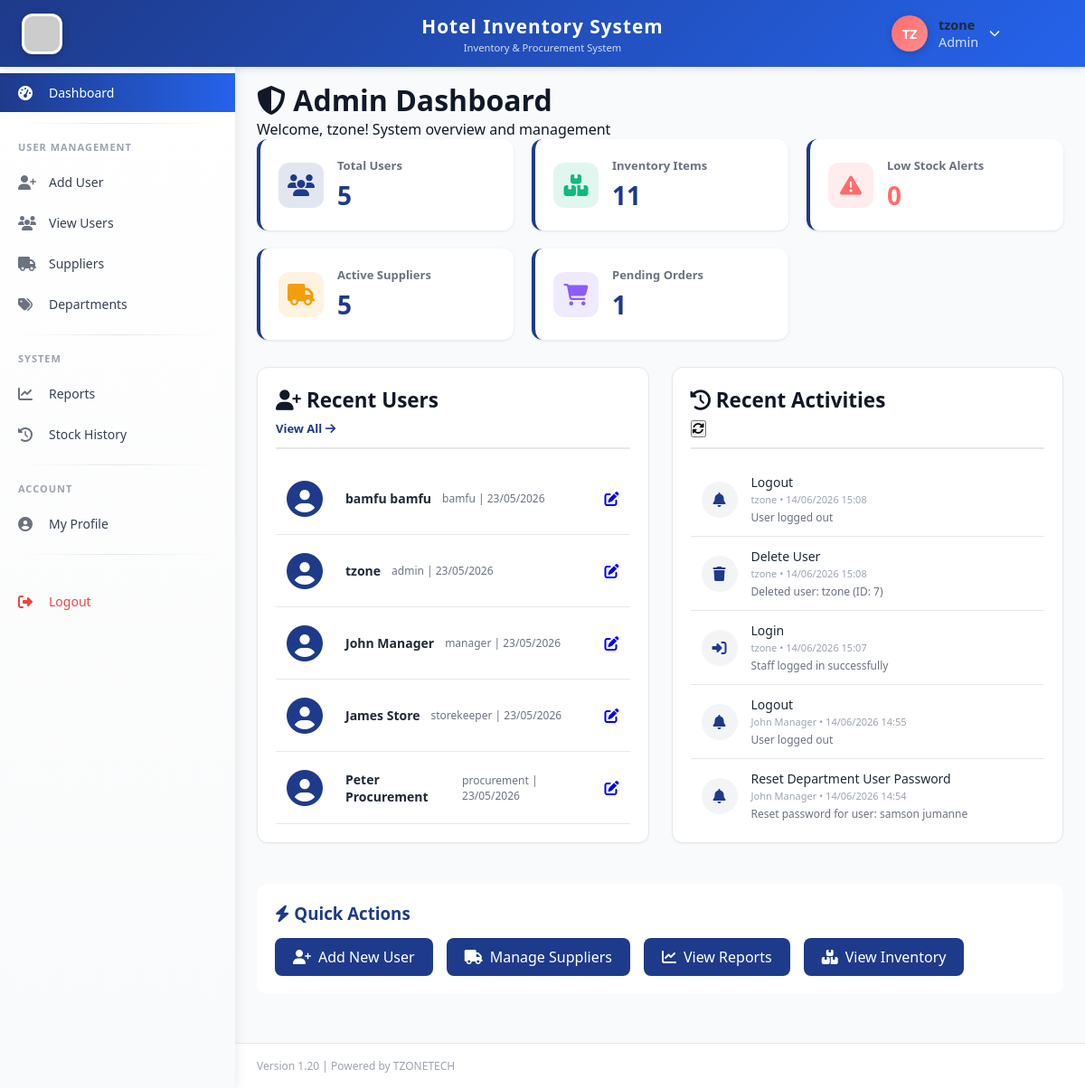
Page /admin/dashboard.php (signed in) on the committed database.
### tables this page shows
CREATE TABLE `users` (
  `id` int(11) NOT NULL,
  `fullname` varchar(100) NOT NULL,
  `username` varchar(50) NOT NULL,
  `password` varchar(255) NOT NULL,
  `email` varchar(100) NOT NULL,
  `phone` varchar(20) DEFAULT NULL,
  `role_id` int(11) NOT NULL,
  `status` enum('active','inactive') DEFAULT 'active',
  `created_at` timestamp NOT NULL DEFAULT current_timestamp(),
  `phone_verified` tinyint(4) DEFAULT 0,
  `reset_token` varchar(100) DEFAULT NULL,
  `reset_expires` datetime DEFAULT NULL,
  `profile_picture` varchar(255) DEFAULT NULL,
  `updated_at` timestamp NOT NULL DEFAULT current_timestamp() ON UPDATE current_timestamp()
);

CREATE TABLE `system_logs` (
  `id` int(11) NOT NULL,
  `user_id` int(11) DEFAULT NULL,
  `action` varchar(255) DEFAULT NULL,
  `details` text DEFAULT NULL,
  `ip_address` varchar(45) DEFAULT NULL,
  `created_at` timestamp NOT NULL DEFAULT current_timestamp()
);

### admin/dashboard.php (the view, shortened to what this page needs)
<?php
require_once '../includes/auth_check.php';
$stats = [];
$result = $db->query("SELECT COUNT(*) as count FROM users");
$stats['total_users'] = $result->fetch_assoc()['count'];
$result = $db->query("SELECT COUNT(*) as count FROM inventory_items WHERE status = 'active'");
$stats['total_items'] = $result->fetch_assoc()['count'];
$result = $db->query("SELECT COUNT(*) as count FROM inventory_items WHERE current_stock <= minimum_stock");
$stats['low_stock'] = $result->fetch_assoc()['count'];
$result = $db->query("SELECT COUNT(*) as count FROM suppliers WHERE status = 'active'");
$stats['total_suppliers'] = $result->fetch_assoc()['count'];
$result = $db->query("SELECT COUNT(*) as count FROM purchase_orders WHERE status = 'pending'");
$stats['pending_po'] = $result->fetch_assoc()['count'];
$recent_users = $db->query("SELECT id, fullname, username, email, created_at FROM users ORDER BY created_at DESC LIMIT 5")->fetch_all(MYSQLI_ASSOC);
$recent_activities = $db->query("SELECT l.*, u.fullname FROM system_logs l JOIN users u ON l.user_id = u.id ORDER BY l.created_at DESC LIMIT 10")->fetch_all(MYSQLI_ASSOC);
include '../templates/header.php';
include '../templates/sidebar.php';
?>
<div class="main-content">
    <div class="page-header">
        <h1><i class="fas fa-shield-alt"></i> Admin Dashboard</h1>
        <p>Welcome, <?php echo htmlspecialchars($_SESSION['fullname']); ?>! System overview and management</p>
    </div>
    <div class="stats-grid">
        <div class="stat-card">
            <div class="stat-icon" style="background: #1E3A8A20;">
                <i class="fas fa-users" style="color: #1E3A8A;"></i>
            </div>
            <div class="stat-info">
                <h3>Total Users</h3>
                <div class="stat-number"><?php echo $stats['total_users']; ?></div>
            </div>
        </div>
        <div class="stat-card">
            <div class="stat-icon" style="background: #10B98120;">
                <i class="fas fa-boxes" style="color: #10B981;"></i>
            </div>
            <div class="stat-info">
                <h3>Inventory Items</h3>
                <div class="stat-number"><?php echo $stats['total_items']; ?></div>
            </div>
        </div>
        <div class="stat-card">
            <div class="stat-icon" style="background: #FF6B6B20;">
                <i class="fas fa-exclamation-triangle" style="color: #FF6B6B;"></i>
            </div>
            <div class="stat-info">
                <h3>Low Stock Alerts</h3>
                <div class="stat-number" style="color: #FF6B6B;"><?php echo $stats['low_stock']; ?></div>
            </div>
        </div>
        <div class="stat-card">
            <div class="stat-icon" style="background: #F59E0B20;">
                <i class="fas fa-truck" style="color: #F59E0B;"></i>
            </div>
            <div class="stat-info">
                <h3>Active Suppliers</h3>
                <div class="stat-number"><?php echo $stats['total_suppliers']; ?></div>
            </div>
        </div>
        <div class="stat-card">
            <div class="stat-icon" style="background: #8B5CF620;">
                <i class="fas fa-shopping-cart" style="color: #8B5CF6;"></i>
            </div>
            <div class="stat-info">
                <h3>Pending Orders</h3>
                <div class="stat-number"><?php echo $stats['pending_po']; ?></div>
            </div>
        </div>
    </div>
    <div class="two-columns">
        <div class="card">
            <div class="card-header">
                <h3><i class="fas fa-user-plus"></i> Recent Users</h3>
                <a href="view_users.php" class="btn-link">View All <i class="fas fa-arrow-right"></i></a>
            </div>
            <div class="card-body">
                <div class="user-list">
                    <?php foreach($recent_users as $user): ?>
                        <div class="user-item">
                            <div class="user-avatar">
                                <i class="fas fa-user-circle"></i>
                            </div>
                            <div class="user-info">
                                <div class="user-name"><?php echo htmlspecialchars($user['fullname']); ?></div>
                                <div class="user-email"><?php echo htmlspecialchars($user['username']); ?> | <?php echo date('d/m/Y', strtotime($user['created_at'])); ?></div>
                            </div>
                            <div class="user-actions">
                                <a href="edit_user.php?id=<?php echo $user['id']; ?>" class="btn-icon">
                                    <i class="fas fa-edit"></i>
                                </a>
                            </div>
                        </div>
                    <?php endforeach; ?>
                </div>
            </div>
        </div>
        <div class="card">
            <div class="card-header">
                <h3><i class="fas fa-history"></i> Recent Activities</h3>
                <button onclick="refreshLogs()" class="btn-icon"><i class="fas fa-sync-alt"></i></button>
            </div>
            <div class="card-body">
                <div class="activity-list">
                    <?php foreach($recent_activities as $activity): ?>
                        <div class="activity-item">
                            <div class="activity-icon">
                                <?php
                                    $icon = 'fa-info-circle';
                                    if(strpos($activity['action'], 'Login') !== false) $icon = 'fa-sign-in-alt';
                                    elseif(strpos($activity['action'], 'Add') !== false) $icon = 'fa-plus-circle';
                                    elseif(strpos($activity['action'], 'Delete') !== false) $icon = 'fa-trash';
                                    elseif(strpos($activity['action'], 'Update') !== false) $icon = 'fa-edit';
                                    elseif(strpos($activity['action'], 'Stock') !== false) $icon = 'fa-boxes';
                                    else $icon = 'fa-bell';
                                ?>
                                <i class="fas <?php echo $icon; ?>"></i>
                            </div>
                            <div class="activity-details">
                                <div class="activity-action"><?php echo htmlspecialchars($activity['action']); ?></div>
                                <div class="activity-meta">
                                    <?php echo htmlspecialchars($activity['fullname']); ?> •
                                    <?php echo date('d/m/Y H:i', strtotime($activity['created_at'])); ?>
                                </div>
                                <?php if($activity['details']): ?>
                                    <div class="activity-detail"><?php echo htmlspecialchars($activity['details']); ?></div>
                                <?php endif; ?>
                            </div>
                        </div>
                    <?php endforeach; ?>
                </div>
            </div>
        </div>
    </div>
    <div class="quick-actions">
        <h3><i class="fas fa-bolt"></i> Quick Actions</h3>
        <div class="action-buttons">
            <a href="add_user.php" class="action-btn">
                <i class="fas fa-user-plus"></i> Add New User
            </a>
            <a href="../manager/suppliers.php" class="action-btn">
                <i class="fas fa-truck"></i> Manage Suppliers
            </a>
            <a href="../manager/reports.php" class="action-btn">
                <i class="fas fa-chart-line"></i> View Reports
            </a>
            <a href="../storekeeper/view_items.php" class="action-btn">
                <i class="fas fa-boxes"></i> View Inventory
            </a>
        </div>
    </div>
</div>
<?php include '../templates/footer.php'; ?>

### templates/header.php (shortened to what this page needs)
<!DOCTYPE html>
<html lang="en">
<head>
    <link rel="stylesheet" href="https://cdnjs.cloudflare.com/ajax/libs/font-awesome/6.4.0/css/all.min.css">
    <link rel="stylesheet" href="<?php echo APP_URL; ?>/assets/css/style.css">
</head>
<body>
    <div class="top-header">
        <div class="header-left">
            <img src="<?php echo APP_URL; ?>/assets/images/hotel.jpg" alt="Hotel Logo" class="logo-img" onerror="this.src='https://via.placeholder.com/45x45?text=H'">
        </div>
        <div class="header-center">
            <div class="app-title"><?php echo APP_NAME; ?></div>
            <div class="app-subtitle">Inventory & Procurement System</div>
        </div>
        <div class="header-right">
            <div class="user-info" id="userInfoBtn">
                <div class="user-avatar-circle" id="userAvatar">
                    <?php
                    $user_id = $_SESSION['user_id'] ?? 0;
                    $profile_pic = '';
                    $fullname = $_SESSION['fullname'] ?? 'User';
                    if ($user_id > 0 && isset($db)) {
                        $pic_sql = "SELECT profile_picture, fullname FROM users WHERE id = ?";
                        $pic_stmt = $db->prepare($pic_sql);
                        $pic_stmt->bind_param("i", $user_id);
                        $pic_stmt->execute();
                        $pic_result = $pic_stmt->get_result();
                        if ($pic_row = $pic_result->fetch_assoc()) {
                            $profile_pic = $pic_row['profile_picture'];
                            $fullname = $pic_row['fullname'];
                        }
                    }
                    $profile_pic_path = '';
                    if ($profile_pic_path && !empty($profile_pic)):
                    ?>
                        <img src="<?php echo $profile_pic_path; ?>?t=<?php echo time(); ?>" alt="Profile" id="headerProfileImg">
                    <?php else:
                        $name_parts = explode(' ', $fullname);
                        $initial = strtoupper(substr($name_parts[0], 0, 1));
                        if (isset($name_parts[1])) {
                            $initial .= strtoupper(substr($name_parts[1], 0, 1));
                        } else if (strlen($name_parts[0]) > 1) {
                            $initial .= strtoupper(substr($name_parts[0], 1, 1));
                        } else {
                            $initial .= strtoupper(substr($fullname, 0, 1));
                        }
                    ?>
                        <span id="headerInitials"><?php echo $initial; ?></span>
                    <?php endif; ?>
                </div>
                <div class="user-details">
                    <span class="user-name" id="headerUserName"><?php echo htmlspecialchars($fullname); ?></span>
                    <span class="user-role"><?php echo $_SESSION['role'] ?? 'Guest'; ?></span>
                </div>
                <i class="fas fa-chevron-down" style="font-size: 12px;"></i>
            </div>
        </div>
    </div>

### assets/css/style.css (style rules this page uses)
:root { --primary-dark: #1E3A8A; --primary-light: #2563EB; --accent: #FF6B6B; --accent-dark: #e55a5a; --bg-light: #F9FAFB; --white: #FFFFFF; --text-dark: #111827; --text-muted: #6B7280; --border: #E5E7EB; --shadow-sm: 0 1px 2px 0 rgba(0, 0, 0, 0.05); --shadow-md: 0 4px 6px -1px rgba(0, 0, 0, 0.1); --shadow-lg: 0 10px 15px -3px rgba(0, 0, 0, 0.1); --success: #10B981; --warning: #F59E0B; --danger: #EF4444; --info: #3B82F6; }
* { margin: 0; padding: 0; box-sizing: border-box; }
body { font-family: 'Segoe UI', Tahoma, Geneva, Verdana, sans-serif; background: var(--bg-light); color: var(--text-dark); }
.top-header { background: var(--primary-dark); color: white; padding: 12px 24px; position: fixed; top: 0; left: 0; right: 0; z-index: 1000; display: flex; justify-content: space-between; align-items: center; box-shadow: var(--shadow-md); }
.user-info { display: flex; align-items: center; gap: 20px; }
.user-info span { font-size: 0.9rem; }
.main-content { margin-left: 260px; margin-top: 65px; padding: 24px; min-height: calc(100vh - 65px); }
.card { background: var(--white); border-radius: 12px; box-shadow: var(--shadow-sm); padding: 20px; margin-bottom: 20px; border: 1px solid var(--border); }
.card-header { font-size: 1.2rem; font-weight: 600; margin-bottom: 15px; padding-bottom: 10px; border-bottom: 2px solid var(--border); }
.stat-card { background: var(--white); border-radius: 12px; padding: 20px; box-shadow: var(--shadow-md); border-left: 4px solid var(--primary-dark); }
.stat-card h3 { font-size: 0.85rem; color: var(--text-muted); margin-bottom: 10px; }

### templates/header.php (style rules this page uses)
* { margin: 0; padding: 0; box-sizing: border-box; }
body { font-family: 'Segoe UI', Tahoma, Geneva, Verdana, sans-serif; background: #F9FAFB; color: #111827; }
.top-header { background: linear-gradient(135deg, #1E3A8A 0%, #2563EB 100%); color: white; padding: 12px 24px; position: fixed; top: 0; left: 0; right: 0; z-index: 1000; display: flex; justify-content: space-between; align-items: center; box-shadow: 0 2px 10px rgba(0,0,0,0.1); }
.header-left { display: flex; align-items: center; gap: 15px; min-width: 200px; }
.logo-img { width: 45px; height: 45px; border-radius: 12px; object-fit: cover; box-shadow: 0 2px 8px rgba(0,0,0,0.2); background: white; padding: 3px; }
.header-center { flex: 1; text-align: center; }
.app-title { font-size: 1.3rem; font-weight: 700; letter-spacing: 1px; }
.app-subtitle { font-size: 0.7rem; opacity: 0.8; margin-top: 2px; }
.header-right { display: flex; align-items: center; gap: 20px; min-width: 200px; justify-content: flex-end; }
.user-info { display: flex; align-items: center; gap: 12px; cursor: pointer; position: relative; padding: 5px 10px; border-radius: 40px; transition: background 0.3s; }
.user-avatar-circle { width: 40px; height: 40px; border-radius: 50%; background: linear-gradient(135deg, #FF6B6B, #ff8e8e); display: flex; align-items: center; justify-content: center; font-weight: 700; font-size: 18px; color: white; text-transform: uppercase; box-shadow: 0 2px 8px rgba(0,0,0,0.2); overflow: hidden; }
.user-details { display: flex; flex-direction: column; }
.user-name { font-size: 14px; font-weight: 600; }
.user-role { font-size: 11px; opacity: 0.8; }
.main-content { margin-left: 260px; margin-top: 65px; padding: 24px; min-height: calc(100vh - 65px); }

### templates/footer.php (style rules this page uses)
.btn-primary, .btn-secondary, .action-btn { transition: all 0.3s cubic-bezier(0.4, 0, 0.2, 1); }
.card { transition: transform 0.2s, box-shadow 0.2s; }

### rows in the picture
users: fullname "TZ", fullname "tzone", username "admin", created_at "23/05/2026"
users: fullname "bamfu bamfu", username "bamfu", created_at "23/05/2026"
users: fullname "John Manager", username "manager", created_at "23/05/2026"
users: fullname "James Store", username "storekeeper", created_at "23/05/2026"
users: fullname "Peter Procurement", username "procurement", created_at "23/05/2026"
system_logs: action "Logout", user.fullname "tzone", created_at "14/06/2026 15:08", details "User logged out"
system_logs: action "Delete User", user.fullname "tzone", created_at "14/06/2026 15:08", details "Deleted user: tzone (ID: 7)"
system_logs: action "Login", user.fullname "tzone", created_at "14/06/2026 15:07", details "Staff logged in successfully"
system_logs: action "Logout", user.fullname "John Manager", created_at "14/06/2026 14:55", details "User logged out"
system_logs: action "Reset Department User Password", user.fullname "John Manager", created_at "14/06/2026 14:54", details "Reset password for user: samson jumanne"

### other values in the picture
APP_NAME "Hotel Inventory System"
$_SESSION['role'] "Admin"
$_SESSION['fullname'] "tzone"
$stats['total_users'] "5"
$stats['total_items'] "11"
$stats['low_stock'] "0"
$stats['total_suppliers'] "5"
$stats['pending_po'] "1"
